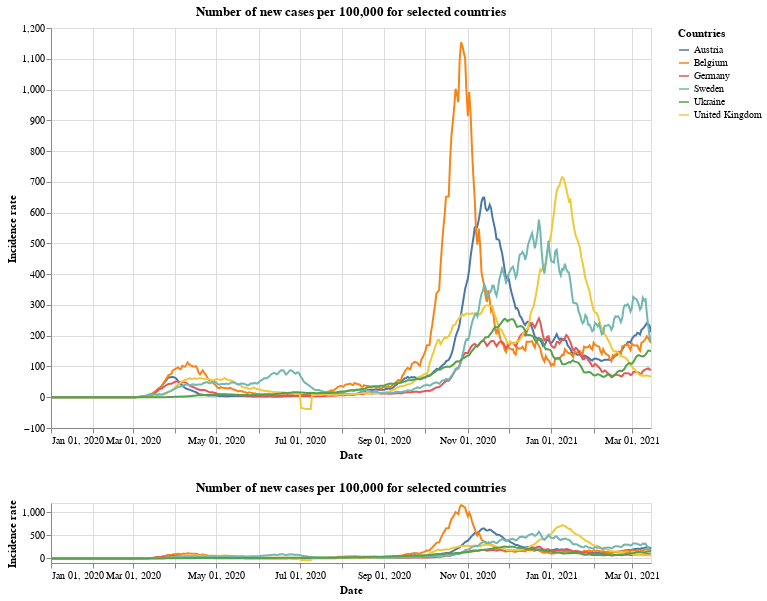

Notebook code cell kept with this figure:
### Markdown cell above
## New cases per 100,000

### Code cell
#collapse
brush = alt.selection(type='interval', encodings=['x'])

base = alt.Chart(x_small).mark_line().transform_window(
    rolling_mean='sum(new_cases_per)',
    frame=[-7, 0],
    groupby=['id']
).encode(
    x=alt.X("yearmonthdate(date):T",
            axis=alt.Axis(title='Date')
           ),
    y=alt.Y("rolling_mean:Q",
            axis=alt.Axis(title='Incidence rate')
           ),
    tooltip='id',
    color=alt.Color('id', legend=alt.Legend(title="Countries")),
    opacity=alt.condition(leg_selection, alt.value(1), alt.value(0.2))
).add_selection(leg_selection).properties(
    width=600,
    height=400,
    title='Number of new cases per 100,000 for selected countries'
)

upper = base.encode(
    alt.X('yearmonthdate(date):T',axis=alt.Axis(title='Date'),
          scale=alt.Scale(domain=brush))
)

lower = base.properties(
    height=60
).add_selection(brush)

upper & lower

### Figure 1 — Vega-Lite specification as saved in the notebook (floating-point values rounded to 4 significant figures; data arrays with more than 128 entries replaced by an {"elided": "..."} marker saying what was removed)
{"config": {"view": {"continuousWidth": 400, "continuousHeight": 300}}, "vconcat": [{"mark": "line", "encoding": {"color": {"type": "nominal", "field": "id", "legend": {"title": "Countries"}}, "opacity": {"condition": {"value": 1, "selection": "selector001"}, "value": 0.2}, "tooltip": {"type": "nominal", "field": "id"}, "x": {"type": "temporal", "axis": {"title": "Date"}, "field": "date", "scale": {"domain": {"selection": "selector004"}}, "timeUnit": "yearmonthdate"}, "y": {"type": "quantitative", "axis": {"title": "Incidence rate"}, "field": "rolling_mean"}}, "height": 400, "selection": {"selector001": {"type": "multi", "fields": ["id"], "bind": "legend"}}, "title": "Number of new cases per 100,000 for selected countries", "transform": [{"window": [{"op": "sum", "field": "new_cases_per", "as": "rolling_mean"}], "frame": [-7, 0], "groupby": ["id"]}], "width": 600}, {"mark": "line", "encoding": {"color": {"type": "nominal", "field": "id", "legend": {"title": "Countries"}}, "opacity": {"condition": {"value": 1, "selection": "selector001"}, "value": 0.2}, "tooltip": {"type": "nominal", "field": "id"}, "x": {"type": "temporal", "axis": {"title": "Date"}, "field": "date", "timeUnit": "yearmonthdate"}, "y": {"type": "quantitative", "axis": {"title": "Incidence rate"}, "field": "rolling_mean"}}, "height": 60, "selection": {"selector001": {"type": "multi", "fields": ["id"], "bind": "legend"}, "selector004": {"type": "interval", "encodings": ["x"]}}, "title": "Number of new cases per 100,000 for selected countries", "transform": [{"window": [{"op": "sum", "field": "new_cases_per", "as": "rolling_mean"}], "frame": [-7, 0], "groupby": ["id"]}], "width": 600}], "data": {"name": "data-41087b38fa711877044dcc41f9020d0d"}, "$schema": "https://vega.github.io/schema/vega-lite/v4.8.1.json", "datasets": {"data-41087b38fa711877044dcc41f9020d0d": {"elided": "2640 records"}}}
